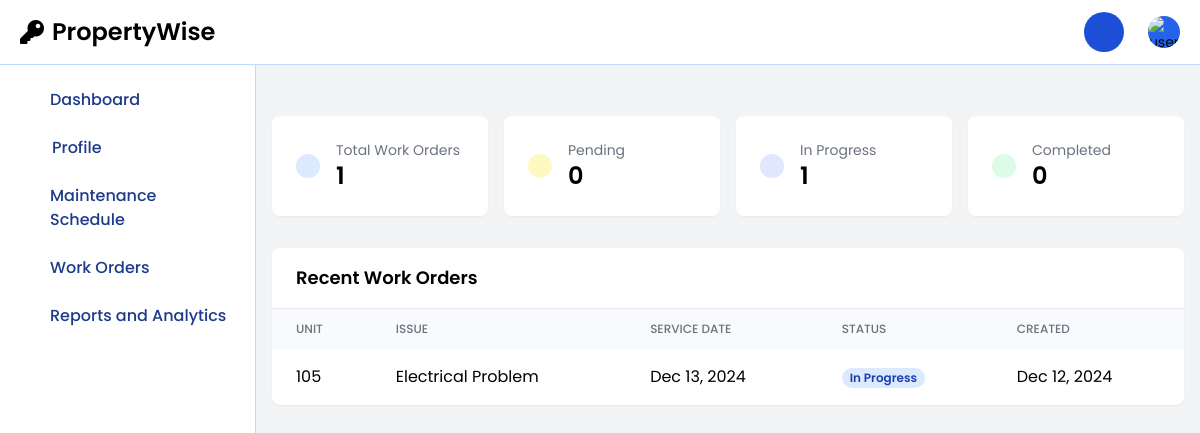
/staff/staffDashboard.php (signed in), run on an earlier commit of the app's database.
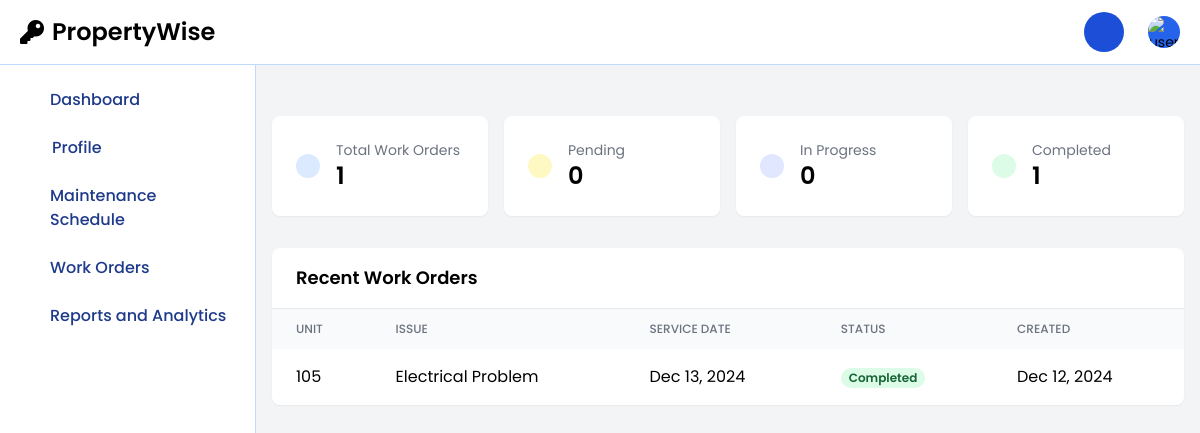
And on a later commit of the database.
### tables this page shows
CREATE TABLE `maintenance_requests` (
  `id` int(11) NOT NULL,
  `user_id` int(11) NOT NULL,
  `unit` varchar(50) NOT NULL,
  `issue` varchar(100) NOT NULL,
  `description` text NOT NULL,
  `action_taken` text DEFAULT NULL,
  `maintenance_cost` decimal(10,2) DEFAULT NULL,
  `completion_date` datetime DEFAULT NULL,
  `service_date` date NOT NULL,
  `status` enum('Pending','In Progress','Completed') DEFAULT 'Pending',
  `report_pdf` varchar(255) DEFAULT NULL,
  `image` varchar(255) DEFAULT NULL,
  `created_at` timestamp NOT NULL DEFAULT current_timestamp(),
  `updated_at` timestamp NOT NULL DEFAULT current_timestamp() ON UPDATE current_timestamp(),
  `assigned_to` int(11) DEFAULT NULL,
  `priority` enum('high','medium','low') NOT NULL DEFAULT 'medium',
  `archived` tinyint(1) DEFAULT 0
);

CREATE TABLE `property` (
  `unit_id` int(11) NOT NULL,
  `unit_no` varchar(50) NOT NULL,
  `unit_type` varchar(50) NOT NULL,
  `square_meter` decimal(10,2) NOT NULL,
  `monthly_rent` decimal(10,2) NOT NULL,
  `images` text DEFAULT NULL,
  `status` enum('Available','Occupied','Maintenance','Reserved') DEFAULT 'Available',
  `position` varchar(20) DEFAULT 'active'
);

### staff/staffDashboard.php (the view, shortened to what the changed rows need)
<?php
require '../session/db.php';
$staffId = $_SESSION['staff_id'];
$stats_query = "SELECT
    COUNT(*) as total_work_orders,
    SUM(CASE WHEN status = 'Pending' THEN 1 ELSE 0 END) as pending_orders,
    SUM(CASE WHEN status = 'In Progress' THEN 1 ELSE 0 END) as ongoing_orders,
    SUM(CASE WHEN status = 'Completed' THEN 1 ELSE 0 END) as completed_orders
FROM maintenance_requests
WHERE assigned_to = ? AND archived = 0";
$stmt = $conn->prepare($stats_query);
$stmt->bind_param("i", $staffId);
$stmt->execute();
$stats = $stmt->get_result()->fetch_assoc();
$recent_orders_query = "SELECT
    m.id,
    m.issue,
    m.description,
    m.status,
    m.service_date,
    m.created_at,
    p.unit_no,
    p.unit_type,
    p.status as unit_status
FROM maintenance_requests m
JOIN property p ON m.unit = p.unit_no
WHERE m.assigned_to = ?
AND m.archived = 0
ORDER BY
    CASE m.status
        WHEN 'Pending' THEN 1
        WHEN 'In Progress' THEN 2
        WHEN 'Completed' THEN 3
    END,
    m.created_at DESC
LIMIT 5";
$stmt = $conn->prepare($recent_orders_query);
$stmt->bind_param("i", $staffId);
$stmt->execute();
$recent_orders = $stmt->get_result()->fetch_all(MYSQLI_ASSOC);
?>
<!DOCTYPE html>
<html lang="en">
<head>
    <script src="https://cdn.tailwindcss.com"></script>
</head>
<body class="bg-gray-100">
<?php include('staffNavbar.php'); ?>
<?php include('staffSidebar.php'); ?>
<div class="p-4 mt-5 sm:ml-64">
    <div class="mt-20">
        <div class="grid grid-cols-1 md:grid-cols-2 lg:grid-cols-4 gap-4">
            <div class="bg-white rounded-lg p-6 shadow-sm">
                <div class="flex items-center">
                    <div class="ml-4">
                        <h3 class="text-gray-500 text-sm">In Progress</h3>
                        <p class="text-2xl font-semibold"><?= $stats['ongoing_orders'] ?></p>
                    </div>
                </div>
            </div>
            <div class="bg-white rounded-lg p-6 shadow-sm">
                <div class="flex items-center">
                    <div class="ml-4">
                        <h3 class="text-gray-500 text-sm">Completed</h3>
                        <p class="text-2xl font-semibold"><?= $stats['completed_orders'] ?></p>
                    </div>
                </div>
            </div>
        </div>
        <div class="mt-8 bg-white rounded-lg shadow-sm">
            <div class="px-6 py-4 border-b border-gray-200">
                <h2 class="text-lg font-semibold">Recent Work Orders</h2>
            </div>
            <div class="overflow-x-auto">
                <table class="min-w-full">
                    <thead class="bg-gray-50">
                        <tr>
                            <th class="px-6 py-3 text-left text-xs font-medium text-gray-500 uppercase">Unit</th>
                            <th class="px-6 py-3 text-left text-xs font-medium text-gray-500 uppercase">Issue</th>
                            <th class="px-6 py-3 text-left text-xs font-medium text-gray-500 uppercase">Service Date</th>
                            <th class="px-6 py-3 text-left text-xs font-medium text-gray-500 uppercase">Status</th>
                            <th class="px-6 py-3 text-left text-xs font-medium text-gray-500 uppercase">Created</th>
                        </tr>
                    </thead>
                    <tbody class="divide-y divide-gray-200">
                        <?php foreach ($recent_orders as $order): ?>
                            <tr>
                                <td class="px-6 py-4"><?= htmlspecialchars($order['unit_no']) ?></td>
                                <td class="px-6 py-4"><?= htmlspecialchars($order['issue']) ?></td>
                                <td class="px-6 py-4"><?= date('M d, Y', strtotime($order['service_date'])) ?></td>
                                <td class="px-6 py-4">
                                    <span class="px-2 inline-flex text-xs leading-5 font-semibold rounded-full
                                        <?= match($order['status']) {
                                            'Pending' => 'bg-yellow-100 text-yellow-800',
                                            'In Progress' => 'bg-blue-100 text-blue-800',
                                            'Completed' => 'bg-green-100 text-green-800',
                                            default => 'bg-gray-100 text-gray-800'
                                        } ?>">
                                        <?= $order['status'] ?>
                                    </span>
                                </td>
                                <td class="px-6 py-4"><?= date('M d, Y', strtotime($order['created_at'])) ?></td>
                            </tr>
                        <?php endforeach; ?>
                    </tbody>
                </table>
            </div>
        </div>
    </div>
</div>
</body>
</html>

What changed in the data, as far as the page shows it:
changed maintenance_requests "Electrical Problem": status "In Progress" → "Completed"
Also different on the page:
$stats['ongoing_orders']: "1" → "0"
$stats['completed_orders']: "0" → "1"
